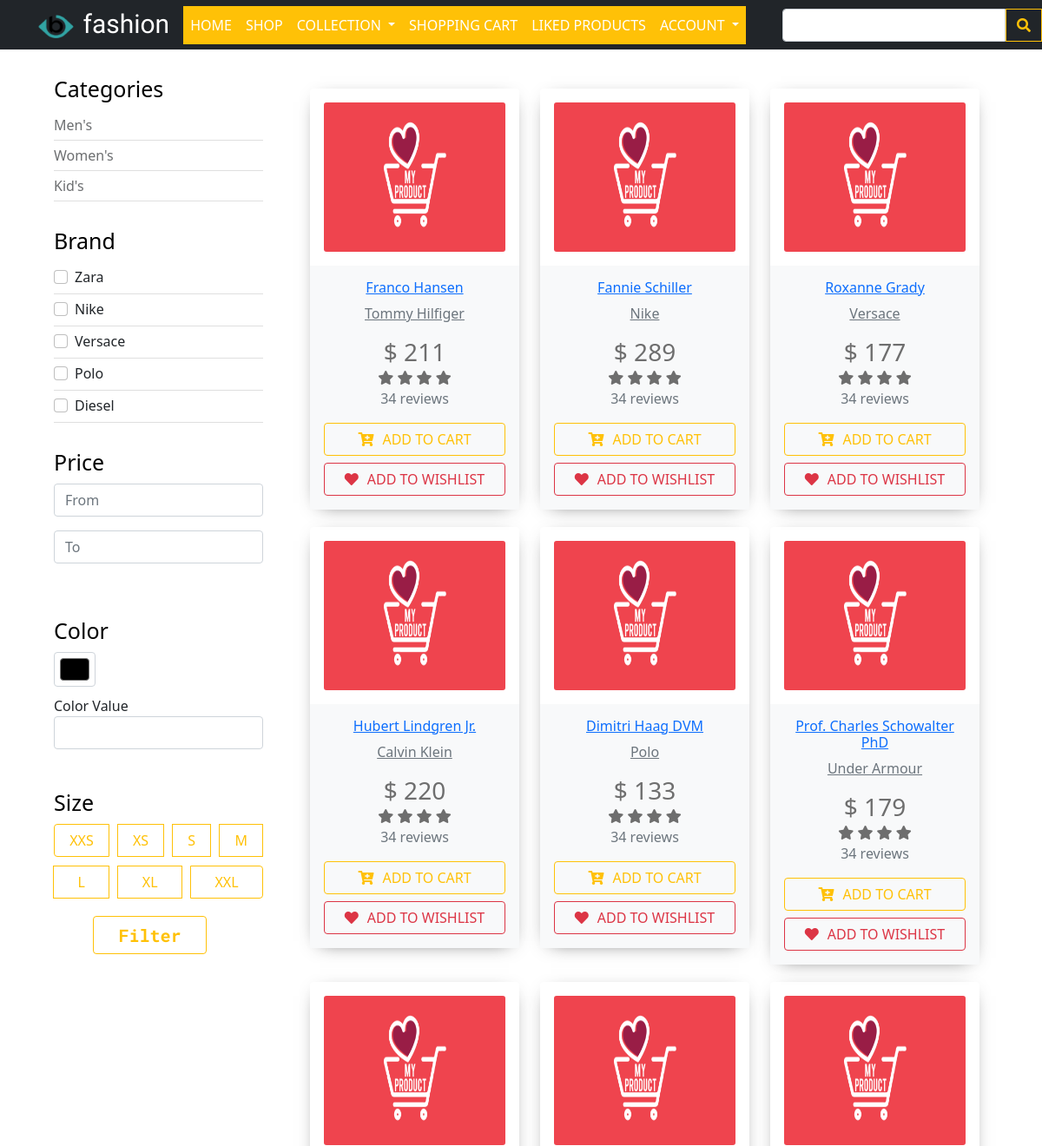
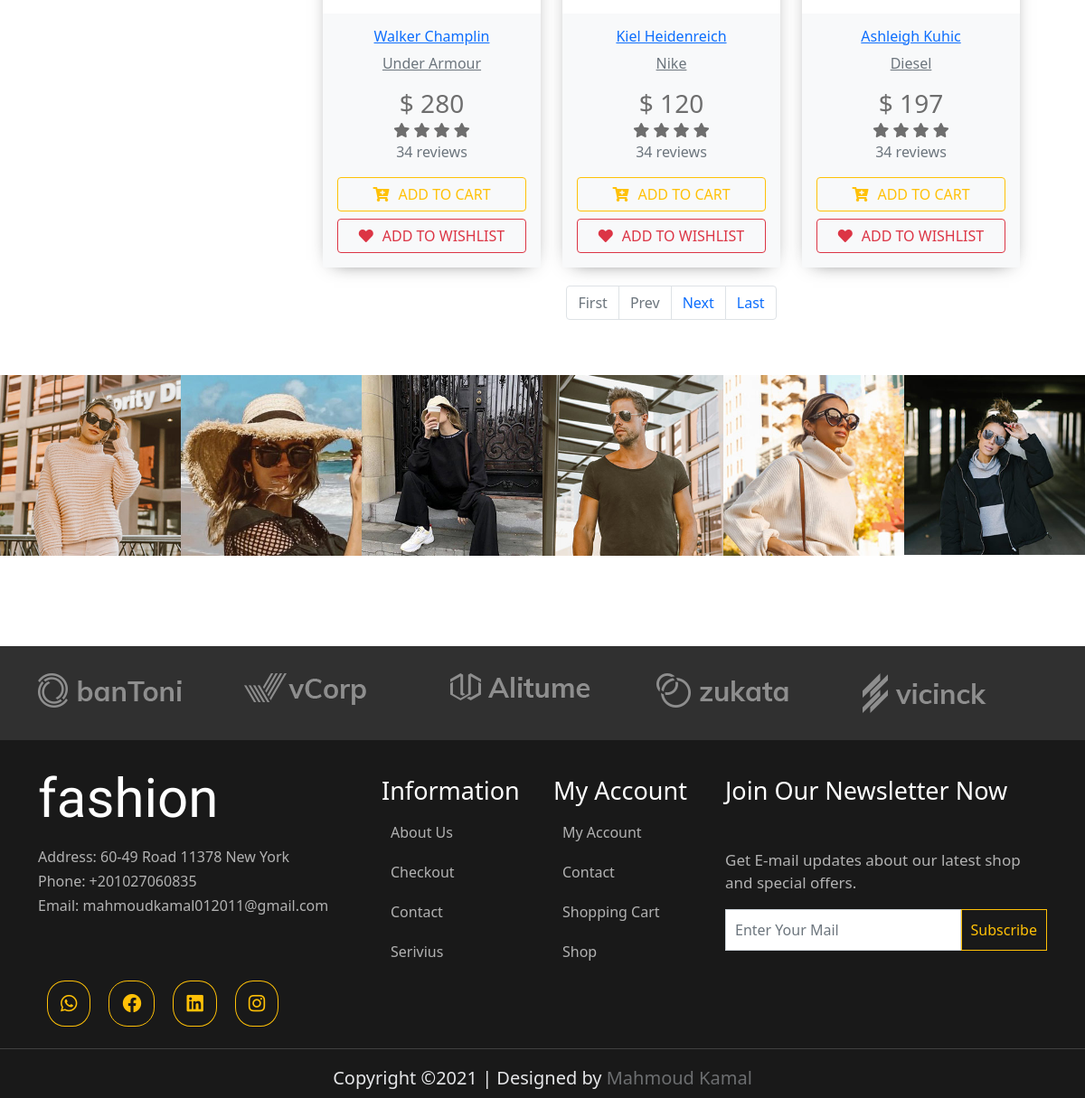
The page /shop.php on the database its author committed (2 pictures, top to bottom).
### tables this page shows
CREATE TABLE `products` (
    `Product_ID` INT PRIMARY KEY AUTO_INCREMENT,
    `Product_Name` VARCHAR(100) NOT NULL,
    `Product_Desc` TEXT,
    `Product_Purchase_Price` INT NOT NULL,
    `Product_Sale_Price` INT NOT NULL,
    `Product_Tax_Percent` INT NULL,
    `Product_discount_Percent` INT NULL,
    `Product_Images` TEXT NULL DEFAULT 'a:1:{i:0;s:11:"default.png";}',
    `Product_Overview` TEXT NOT NULL,
    `Product_Attributes` TEXT NOT NULL,
    `Product_Brand_id` INT NOT NULL,
    `Product_Shipping_Price` INT NOT NULL,
    FOREIGN KEY (`Product_Brand_id`)
        REFERENCES `brands` (`Brand_ID`)
        ON DELETE CASCADE ON UPDATE CASCADE
);

CREATE TABLE `brands` (
    `Brand_ID` INT(11) NOT NULL PRIMARY KEY AUTO_INCREMENT,
    `Brand_Name` VARCHAR(100) NOT NULL,
    `Brand_Desc` TEXT NOT NULL
);

### controllers/shop-controller.php (called while the page is built)
<?php
$pageno = (isset($_GET['pageno']))? $_GET['pageno'] : 1;
$mainCatID = 'categories.Parent_Category';
$mainCatID .= (isset($_GET['mainCatID'])) ? ' = '.$_GET['mainCatID'] : ' IN (1 , 2 , 3)';
if (isset($_GET['search']) && $_GET['search'] !== "") {
    $search_word = $_GET['search'];
    $no_of_records_per_page = 9;
    $offset = ($pageno-1) * $no_of_records_per_page;
    $arr = ['P.Product_Brand_id' , 'P.Product_ID', 'P.Product_Images' ,'P.Product_Name' , 'P.Product_Desc' , 'P.Product_Purchase_Price' , 'P.Product_Sale_Price' , 'P.Product_Shipping_Price' , 'P.Product_Attributes' , 'P.Product_Tax_Percent' , 'P.Product_discount_Percent' , 'P.Product_Overview' , 'Product_Attributes' , 'cat.Category_Name'  , 'B.Brand_Name' , ' O.Option_Name'];
    $sele = implode("," , $arr);
    $q = implode(" Like '%". $_GET['search'] . "%' OR " , $arr);
    $q .= " Like '%".  $_GET['search'] . "%'";
    $stms = $con->prepare("SELECT COUNT(*) as num FROM products as P LEFT JOIN product_category as C on C.Product = P.Product_ID LEFT JOIN categories as cat on C.Category = cat.Cateory_ID LEFT JOIN brands as B on B.Brand_ID = P.Product_Brand_id LEFT JOIN product_option as PO on PO.Product = P.Product_ID LEFT JOIN options as O on O.Option_ID = PO.Option WHERE {$q} GROUP BY P.Product_ID");
    $stms->execute();
    $row = $stms->fetch(PDO::FETCH_ASSOC);
    if ($row) {
        $total_rows = $row['num'];
        $total_pages = ceil($total_rows / $no_of_records_per_page);
        $stms = $con->prepare("SELECT {$sele} FROM products as P LEFT JOIN product_category as C on C.Product = P.Product_ID LEFT JOIN categories as cat on C.Category = cat.Cateory_ID LEFT JOIN brands as B on B.Brand_ID = P.Product_Brand_id LEFT JOIN product_option as PO on PO.Product = P.Product_ID LEFT JOIN options as O on O.Option_ID = PO.Option WHERE $q GROUP BY P.Product_ID LIMIT {$offset}, {$no_of_records_per_page}");
        $stms->execute();
        $products = $stms->fetchAll();
    }else{
        $products = [];
    }
}else{
$no_of_records_per_page = 9;
$offset = ($pageno-1) * $no_of_records_per_page;
$sql = "SELECT * FROM products  LEFT JOIN brands on brands.Brand_ID =  products.Product_Brand_id WHERE products.Product_ID in ( SELECT product_category.Product FROM product_category WHERE product_category.Category IN (SELECT categories.Cateory_ID FROM categories WHERE {$mainCatID} ) GROUP BY product_category.Product)";
$stms = $con->prepare($sql);
$stms->execute();
$rows = $stms->fetchAll();
$total_pages = ceil(count($rows) / $no_of_records_per_page);
$sql .= "LIMIT {$offset},{$no_of_records_per_page} ";
$stms = $con->prepare($sql);
$stms->execute();
$products = $stms->fetchAll();
}
?>

### includes/functions/functions.php (called while the page is built, shortened)
<?php
function getImage($row){
    if ( $row['Product_Images'] !== "default.png" && $row['Product_Images'] !== NULL && $row['Product_Images'] !== "N;" && $images = unserialize($row['Product_Images']))
        return "admin/uploads/{$images[0]}";
    else
        return "admin/uploads/default.png";
}

### shop.php (the view, shortened to what this page needs)
<?php
    include 'init.php';
    include 'controllers/shop-controller.php';
?>
<div class="content">
      <div class="container">
          <div class="row">
              <div class="col col-lg-3 filter">
                  <div class="category">
                      <h1 class="list-group">Categories</h1>
                      <ul>
                          <li class="list-group-item"><a href="./shop.php?&mainCatID=1">Men's</a></li>
                          <li class="list-group-item"><a href="./shop.php?&mainCatID=2">Women's</a></li>
                          <li class="list-group-item"><a href="./shop.php?&mainCatID=3">Kid's</a></li>
                      </ul>
                  </div>
                  <form action="#" method="post">
                    <div class="brand">
                      <h1 class="list-group">Brand</h1>
                      <ul>
                          <li class="list-group-item">
                            <div class="form-check">
                              <input type="checkbox" class="form-check-input" id="Zara" value="Zara"><label class="form-check-label" for="Zara"> Zara</label>
                            </div>
                          </li>
                          <li class="list-group-item">
                            <div class="form-check">
                              <input type="checkbox" class="form-check-input" id="1" value="1"><label class="form-check-label" for="1"> Nike</label>
                            </div>
                          </li>
                          <li class="list-group-item">
                            <div class="form-check">
                              <input type="checkbox" class="form-check-input" id="1" value="1"><label class="form-check-label" for="1"> Versace</label>
                            </div>
                          </li>
                          <li class="list-group-item">
                            <div class="form-check">
                              <input type="checkbox" class="form-check-input" id="1" value="1"><label class="form-check-label" for="1"> Polo</label>
                            </div>
                          </li>
                          <li class="list-group-item">
                            <div class="form-check">
                              <input type="checkbox" class="form-check-input" id="1" value="1"><label class="form-check-label" for="1"> Diesel</label>
                            </div>
                          </li>
                      </ul>
                    </div>
                    <div class="price">
                        <h1 class="list-group">Price</h1>
                        <div class="input-group mb-3">
                          <input type="number" class="form-control" placeholder="From" aria-label="Username" aria-describedby="basic-addon1">
                        </div>
                        <div class="input-group mb-3">
                          <input type="number" class="form-control" placeholder="To" aria-label="Username" aria-describedby="basic-addon1">
                        </div>
                    </div>
                    <div class="color">
                      <div class="form-group mt-3 mb-3" id="color">
                          <h1 class="list-group">Color</h1>
                          <input type="color" name="color1" id ="color1" class="form-control form-control-color">
                          <div class="form-group" style="margin-top: 10px;">
                            <label for="Option_Name">Color Value</label>
                            <input type="text" class="form-control" id="Option_Name" name="Option_Name">
                          </div>
                      </div>
                    </div>
                    <div class="size">
                        <h1 class="list-group">Size</h1>
                        <div class="btn-group" role="group" aria-label="Basic outlined example">
                          <button type="button" class="btn btn-outline-warning">XXS</button>
                          <button type="button" class="btn btn-outline-warning">XS</button>
                          <button type="button" class="btn btn-outline-warning">S</button>
                          <button type="button" class="btn btn-outline-warning">M</button>
                          <button type="button" class="btn btn-outline-warning">L</button>
                          <button type="button" class="btn btn-outline-warning">XL</button>
                          <button type="button" class="btn btn-outline-warning">XXL</button>
                        </div>
                    </div>
                    <button type="submit" class="btn btn-outline-warning btn-filter">Filter</button>
                  </form>
              </div>
              <div class="col col-lg-9 peoducts">
                  <div class="row product">
                    <?php
                      if (count($products) > 0 ) {
                        foreach ($products as $product) {
                          $src = getImage($product);
                          echo <<< PRODUCT
                            <div class="col col-lg-4">
                            <div class="card">
                            <div class="card-body">
                                <div class="card-img-actions">
                                  <img src="{$src}" class="card-img img-fluid" style = "height:172px">
                                </div>
                            </div>
                            <div class="card-body bg-light text-center">
                                <div class="mb-2">
                                    <h6 class="font-weight-semibold mb-2"> <a href="./product-details.php?id={$product['Product_ID']}" class="text-default mb-2" data-abc="true" style = "text-transform: capitalize;">{$product['Product_Name']}</a> </h6> <p class="text-muted" data-abc="true" style = " text-decoration: underline;">{$product['Brand_Name']}</p>
                                </div>
                                <h3 class="mb-0 font-weight-semibold">$ {$product['Product_Sale_Price']}</h3>
                                <div>
                                  <i class="fa fa-star star"></i> <i class="fa fa-star star"></i> <i class="fa fa-star star"></i> <i class="fa fa-star star"></i>
                                </div>
                                <div class="text-muted mb-3">34 reviews</div>
                                <form action="./controllers/add-cart.php" method="post" >
                                    <input type="hidden" name="id" value="{$product['Product_ID']}">
                                    <button type="submit" class="btn btn-outline-warning" style="width: 100%;"><i class="fa fa-cart-plus" style="margin-right: 10px;"></i>ADD TO CART</button>
                                </form>
                                <form action="./controllers/liked-controller.php" method="get">
                                  <input type="hidden" name="id" value="{$product['Product_ID']}">
                                  <button type="submit" class="wish btn btn-outline-danger mt-2" style="width: 100%;"><i class="fa fa-heart" style="margin-right: 10px;"></i>ADD TO WISHLIST</button>
                                </form>
                            </div>
                          </div>
                            </div>
                          PRODUCT;
                        }
                      }
                    ?>
                    <div class="row justify-self-center">
                        <nav aria-label="Page navigation " style="display: flex;justify-content: center;">
                        <ul class="pagination">
<li class="page-item <?= ($pageno <= 1)?'disabled':'' ?>"><a class="page-link" href="?pageno=1<?=(isset($_GET['mainCatID']))? '&mainCatID='.$_GET['mainCatID']:'' ?><?=(isset($_GET['search']))? '&search='.$_GET['search']:'' ?>" aria-label="Previous"><span aria-hidden="true">First</span></span></a></li>
<li class="page-item  <?= ($pageno <= 1)? 'disabled':' ' ?>">
<a class="page-link" href="<?= ($pageno > $total_pages)? '?':"?pageno=".($pageno - 1).'&' ?><?=(isset($_GET['mainCatID']))? 'mainCatID='.$_GET['mainCatID']:'' ?><?=(isset($_GET['search']))? 'search='.$_GET['search']:'' ?>">Prev</a>
</li>
<li class="page-item <?=($pageno >= $total_pages)? 'disabled':' ' ?>">
<a class="page-link" href="<?= ($pageno >= $total_pages)? '?':"?pageno=".($pageno + 1) .'&' ?><?=(isset($_GET['mainCatID']))? 'mainCatID='.$_GET['mainCatID']:'' ?><?=(isset($_GET['search']))? 'search='.$_GET['search']:'' ?>">Next</a>
</li>
<li class="page-item  <?= ($pageno == $total_pages)?'disabled':'' ?>"><a class="page-link" href="?pageno=<?=$total_pages?><?=(isset($_GET['mainCatID']))? '&mainCatID='.$_GET['mainCatID']:'' ?><?=(isset($_GET['search']))? '&search='.$_GET['search']:'' ?>" aria-label="Next"><span aria-hidden="true">Last</span></a></li>
</ul>
                        </nav>
                    </div>
                  </div>
              </div>
          </div>
      </div>
  </div>
<?php
    if (!isset($noinsta)) {
        include $tpl . "insta.php";
    }
    include $tpl . 'footer.php';
?>

### rows shown on the page
products: Product_Name "Franco Hansen", Product_Brand.Brand_Name "Tommy Hilfiger", Product_Sale_Price "211"
products: Product_Name "Fannie Schiller", Product_Brand.Brand_Name "Nike", Product_Sale_Price "289"
products: Product_Name "Roxanne Grady", Product_Brand.Brand_Name "Versace", Product_Sale_Price "177"
products: Product_Name "Hubert Lindgren Jr.", Product_Brand.Brand_Name "Calvin Klein", Product_Sale_Price "220"
products: Product_Name "Dimitri Haag DVM", Product_Brand.Brand_Name "Polo", Product_Sale_Price "133"
products: Product_Name "Prof. Charles Schowalter PhD", Product_Brand.Brand_Name "Under Armour", Product_Sale_Price "179"
products: Product_Name "Walker Champlin", Product_Brand.Brand_Name "Under Armour", Product_Sale_Price "280"
products: Product_Name "Kiel Heidenreich", Product_Brand.Brand_Name "Nike", Product_Sale_Price "120"
products: Product_Name "Ashleigh Kuhic", Product_Brand.Brand_Name "Diesel", Product_Sale_Price "197"
